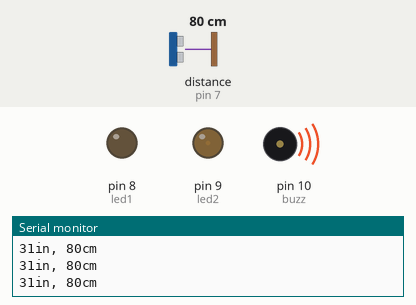
Bench run of a sketch on a simulated Arduino Uno, built with avr-gcc and run on an emulated ATmega328P. Parts: output pins drawn as LEDs (lit = HIGH), buzzer (waves = sounding, pin HIGH), the last lines printed to the serial monitor. Wiring (inferred from the names in the program): ultrasonic range finder: trigger pin 7; echo pin 7. The test bench sets the inputs (shaded band); at power-on: distance to the obstacle (sensor on pin 7) 80 cm. The echo pulse lasts 58.3 µs per cm.

Above: at 1.2 s.
1.3 s: distance to the obstacle (sensor on pin 7) set to 95 cm
2.8 s: distance to the obstacle (sensor on pin 7) set to 103 cm
At 3.3 s:
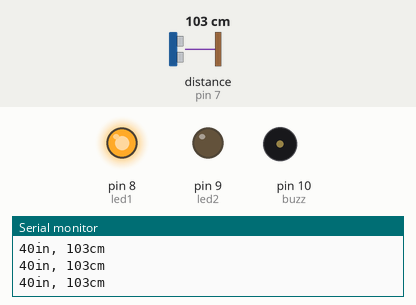
4.3 s: distance to the obstacle (sensor on pin 7) set to 2 cm
At 5.5 s:
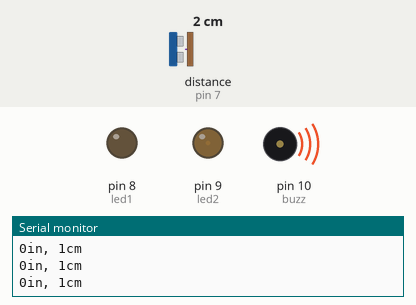
5.8 s: distance to the obstacle (sensor on pin 7) set to 120 cm
At 6.4 s:
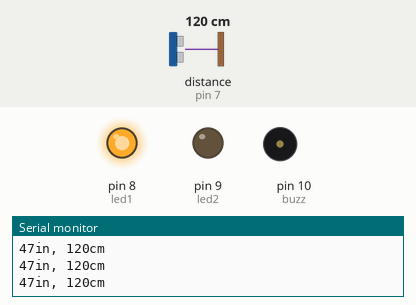
Timing chart, 0 to 8.3 s (numbered marks = the images above; inputs shaded):
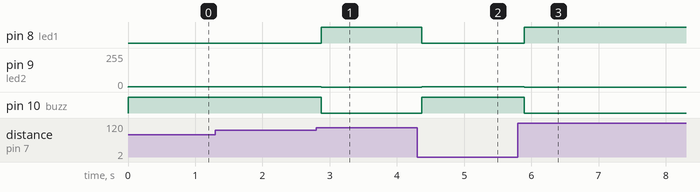

Measured:
- the behaviour switches between 99 and 100 cm on distance to the obstacle (sensor on pin 7) (found by bisection; images 0 and 1)
- after the input at 2.8 s, pin 8 (led1): LOW → HIGH after 0.08 s; pin 9 (led2): 1/255 → 0/255 after 0.08 s; pin 10 (buzz): HIGH → LOW after 0.08 s
- after the input at 4.3 s, pin 8 (led1): HIGH → LOW after 0.07 s; pin 9 (led2): 0/255 → 1/255 after 0.07 s; pin 10 (buzz): LOW → HIGH after 0.07 s
- after the input at 5.8 s, pin 8 (led1): LOW → HIGH after 0.10 s; pin 9 (led2): 1/255 → 0/255 after 0.10 s; pin 10 (buzz): HIGH → LOW after 0.10 s

The sketch:

ultrasonic_ping_alarm.ino
```cpp
const int pingPin = 7;
int const led1=8;
int const led2=9;
int const buzz=10;
int brightness=0;
int fadeAmount=5;

void setup() {
  Serial.begin(9600);
}

void loop() {

  pinMode(led1,OUTPUT);
  pinMode(led2,OUTPUT);
  pinMode(buzz,OUTPUT);
  long duration, inches, cm;

  pinMode(pingPin, OUTPUT);
  digitalWrite(pingPin, LOW);
  delayMicroseconds(2);
  digitalWrite(pingPin, HIGH);
  delayMicroseconds(5);
  digitalWrite(pingPin, LOW);
  pinMode(pingPin, INPUT);
  duration = pulseIn(pingPin, HIGH);

  inches = microsecondsToInches(duration);
  cm = microsecondsToCentimeters(duration);

  Serial.print(inches);
  Serial.print("in, ");
  Serial.print(cm);
  Serial.print("cm");
  Serial.println();
  if (cm<100){
    analogWrite(led2,HIGH);
    digitalWrite(led1,LOW);
    digitalWrite(buzz,HIGH);
  }
  else{
    analogWrite(led2,LOW);
    digitalWrite(led1,HIGH);
    digitalWrite(buzz,LOW);
  }
  delay(100);
}

long microsecondsToInches(long microseconds) {
  return microseconds / 74 / 2;
}

long microsecondsToCentimeters(long microseconds) {
  return microseconds / 29 / 2;
}
```
